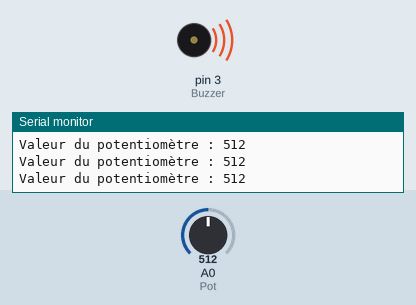
Recording of a sketch running on a simulated Arduino Uno, built with avr-gcc and run on an emulated ATmega328P. Shown: buzzer (waves = sounding), the last lines printed to the serial monitor. Inputs (shaded band) come from the test bench; at power-on: A0 (Pot) = 512.

Above: at 1.2 s.
1.3 s: A0 (Pot) set to 0
At 1.7 s:
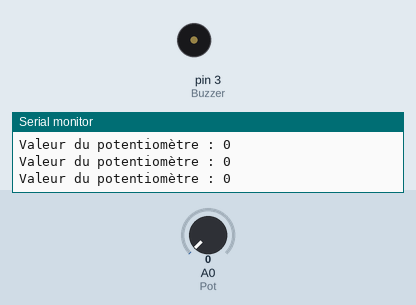
2.8 s: A0 (Pot) set to 122
At 4.0 s:
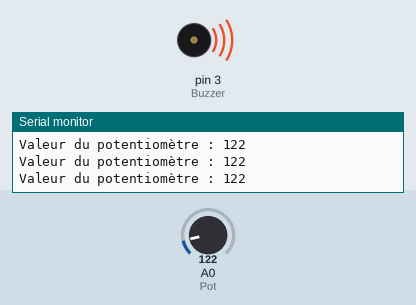
Timing chart, 0 to 5.8 s (numbered marks = the images above; inputs shaded):
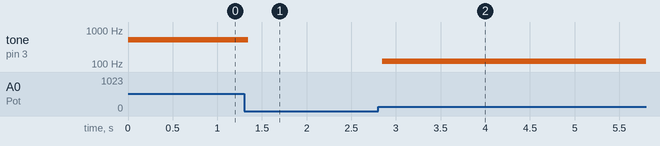

Measured:
- after the input at 1.3 s, tone on pin 3 (Buzzer): 512 Hz → silent after 0.05 s
- after the input at 2.8 s, tone on pin 3 (Buzzer): silent → 122 Hz at once

The sketch:

P8-Buzzer_Q2.ino
```cpp
// Croquis P8-Buzzer_Q2.ino

//----- CONSTANTES --------------------------------------------
#define Buzzer 3    // BUZZER raccordé à la ligne d'E/S 3
#define Pot 0 // Potentiomètre sur ligne analogique 0 (A0)

//----- VARIABLES ---------------------------------------------
int valPot;
int duree = 100;    // durée des notes

//--------------- PROCEDURE D'INITIALISATION ------------------
void setup() {
  Serial.begin(9600);
  pinMode(Buzzer, OUTPUT);   // Ligne Buzzer en sortie
}

//--------------- BOUCLE PRINCIPALE ---------------------------
void loop(){
  valPot = analogRead(Pot); // Lecture du potentiomètre
  Serial.print("Valeur du potentiomètre : ");
  Serial.println(valPot);
  Serial.println();
  tone(Buzzer, valPot, duree);
}
```
